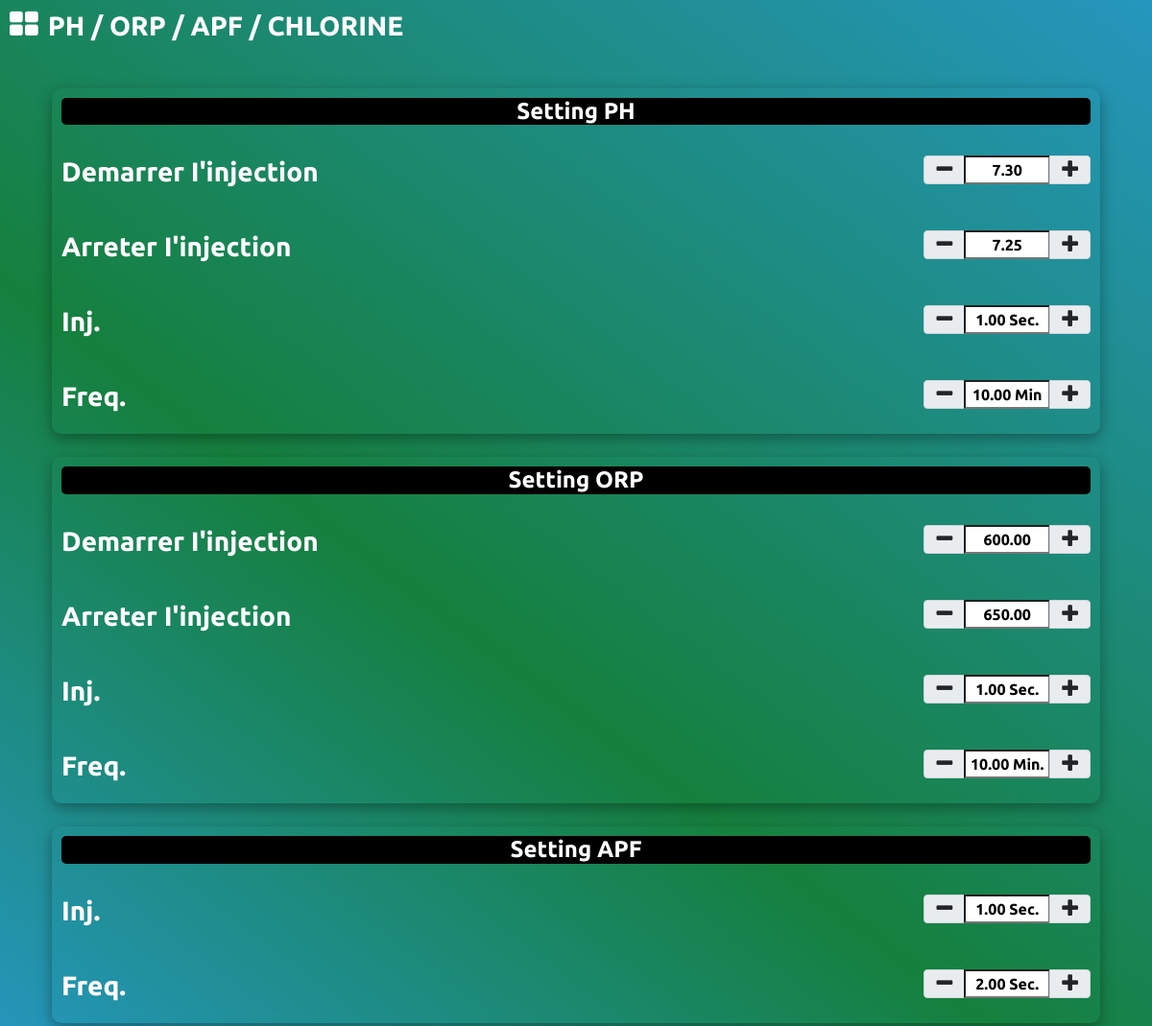
The app's page /index.php/admin/substance/substance_setting with its own data.
### tables this page shows
CREATE TABLE `substance` (
  `substance_id` int(1) NOT NULL AUTO_INCREMENT,
  `ph_set` double NOT NULL,
  `ph_lower` double NOT NULL,
  `ph_inj` double NOT NULL,
  `ph_freq` double NOT NULL,
  `orp_set` int(11) NOT NULL,
  `orp_lower` int(11) NOT NULL,
  `orp_inj` double NOT NULL,
  `orp_freq` double NOT NULL,
  `apf_set` double NOT NULL,
  `apf_lower` double NOT NULL,
  `apf_inj` double NOT NULL,
  `apf_freq` double NOT NULL,
  PRIMARY KEY (`substance_id`)
);

### application/controllers/admin/Substance.php (called while the page is built, shortened)
<?php class Substance extends CI_Controller
{
    private $path_server = "https://ultrabioozone.fr/";
    public function __construct()
    {
        $this->load->model('admin/Substance_model', 'Substance_model');
        $this->load->model('admin/Setting_model', 'Setting_model');
    }
    public function substance_setting()
    {
        $info = $this->Substance_model->get_substance();
        $setting_mode = $this->Setting_model->setting_mode();
        $online_setting = $this->Setting_model->get_online_setting();
        $machine_code = $this->Setting_model->get_machine_code();
        $options = $this->Setting_model->get_machine_option();
        $result = array(
            'path_file' => 'substance/setting',
            'menu_name' => 'PH / ORP / APF / CHLORINE',
            'info' => $info,
            'setting_mode' => $setting_mode,
            'online_setting' => $online_setting,
            'machine_code' => $machine_code,
            'path_server' => $this->path_server,
            'options' => $options
        );
        $this->load->view('admin/index', $result);
    }
}

### index.php (called while the page is built, shortened)
<?php
require_once BASEPATH.'core/CodeIgniter.php';

### application/models/admin/Setting_model.php (called while the page is built, shortened)
<?php class Setting_model extends CI_Model
{
    public function get_machine_option()
    {
        return $this->db->select('*')->from('machine_option')->get()->result();
    }
}

### application/models/admin/Substance_model.php (called while the page is built, shortened)
<?php class Substance_model extends CI_Model
{
    public function get_substance()
    {
        return $this->db->select('*')->from('substance')->get()->result();
    }
}

### application/views/admin/substance/setting.php (the view, shortened to what this page needs)
<div class="container mt-5 mb-4">
    <?php if ($options[0]->ph == 1) { ?>
        <div class="row">
            <div class="col-md-12">
                <div class="box-showing">
                    <div class="tab-header text-center">
                        <h4>Setting PH</h4>
                    </div>
                    <div class="row mt-3">
                        <div class="col-md-8 mt-3">
                            <h3>Demarrer I'injection</h3>
                        </div>
                        <div class="col-md-4 mt-3">
                            <div class="float-end">
                                <div class="input-group mb-3">
                                    <span class="input-group-text" id="basic-addon1" onclick="set_number_input('minus','ph_set','float')"><i class="fa fa-minus fa-lg"></i></span>
                                    <input type="text" aria-label="Username" id="ph_set" value="<?= number_format($info[0]->ph_set, 2) ?>" style="width: 90px; text-align : center">
                                    <span class="input-group-text" id="basic-addon2" onclick="set_number_input('plus','ph_set','float')"><i class="fa fa-plus fa-lg"></i></span>
                                </div>
                            </div>
                        </div>
                    </div>
                    <div class="row mt-3">
                        <div class="col-md-8 mt-3">
                            <h3>Arreter I'injection</h3>
                        </div>
                        <div class="col-md-4 mt-3">
                            <div class="float-end">
                                <div class="input-group mb-3">
                                    <span class="input-group-text" id="basic-addon1" onclick="set_number_input('minus','ph_lower','float')"><i class="fa fa-minus fa-lg"></i></span>
                                    <input type="text" aria-label="Username" id="ph_lower" value="<?= number_format($info[0]->ph_lower, 2) ?>" style="width: 90px; text-align : center">
                                    <span class="input-group-text" id="basic-addon2" onclick="set_number_input('plus','ph_lower','float')"><i class="fa fa-plus fa-lg"></i></span>
                                </div>
                            </div>
                        </div>
                    </div>
                    <div class="row mt-3">
                        <div class="col-md-8 mt-3">
                            <h3>Inj.</h3>
                        </div>
                        <div class="col-md-4 mt-3">
                            <div class="float-end">
                                <div class="input-group mb-3">
                                    <span class="input-group-text" id="basic-addon1" onclick="set_number_input_text('minus','ph_inj','int')"><i class="fa fa-minus fa-lg"></i></span>
                                    <input type="text" aria-label="Username" id="ph_inj" value="<?= number_format($info[0]->ph_inj, 2) ?> Sec." style="width: 90px; text-align : center">
                                    <span class="input-group-text" id="basic-addon2" onclick="set_number_input_text('plus','ph_inj','int')"><i class="fa fa-plus fa-lg"></i></span>
                                </div>
                            </div>
                        </div>
                    </div>
                    <div class="row mt-3">
                        <div class="col-md-8 mt-3">
                            <h3>Freq.</h3>
                        </div>
                        <div class="col-md-4 mt-3">
                            <div class="float-end">
                                <div class="input-group mb-3">
                                    <span class="input-group-text" id="basic-addon1" onclick="set_number_input_text('minus','ph_freq','int')"><i class="fa fa-minus fa-lg"></i></span>
                                    <input type="text" aria-label="Username" id="ph_freq" value="<?= number_format($info[0]->ph_freq, 2) ?> Min" style="width: 90px; text-align : center">
                                    <span class="input-group-text" id="basic-addon2" onclick="set_number_input_text('plus','ph_freq','int')"><i class="fa fa-plus fa-lg"></i></span>
                                </div>
                            </div>
                        </div>
                    </div>
                </div>
            </div>
        </div>
    <?php } ?>
    <?php if ($options[0]->orp == 1) { ?>
        <div class="row mt-4">
            <div class="col-md-12">
                <div class="box-showing">
                    <div class="tab-header text-center">
                        <h4>Setting ORP</h4>
                    </div>
                    <div class="row mt-3">
                        <div class="col-md-8 mt-3">
                            <h3>Demarrer I'injection</h3>
                        </div>
                        <div class="col-md-4 mt-3">
                            <div class="float-end">
                                <div class="input-group mb-3">
                                    <span class="input-group-text" id="basic-addon1" onclick="set_number_input('minus','orp_set','int')"><i class="fa fa-minus fa-lg"></i></span>
                                    <input type="text" aria-label="Username" id="orp_set" value="<?= number_format($info[0]->orp_set, 2) ?>" style="width: 90px; text-align : center">
                                    <span class="input-group-text" id="basic-addon2" onclick="set_number_input('plus','orp_set','int')"><i class="fa fa-plus fa-lg"></i></span>
                                </div>
                            </div>
                        </div>
                    </div>
                    <div class="row mt-3">
                        <div class="col-md-8 mt-3">
                            <h3>Arreter I'injection</h3>
                        </div>
                        <div class="col-md-4 mt-3">
                            <div class="float-end">
                                <div class="input-group mb-3">
                                    <span class="input-group-text" id="basic-addon1" onclick="set_number_input('minus','orp_lower','int')"><i class="fa fa-minus fa-lg"></i></span>
                                    <input type="text" aria-label="Username" id="orp_lower" value="<?= number_format($info[0]->orp_lower, 2) ?>" style="width: 90px; text-align : center">
                                    <span class="input-group-text" id="basic-addon2" onclick="set_number_input('plus','orp_lower','int')"><i class="fa fa-plus fa-lg"></i></span>
                                </div>
                            </div>
                        </div>
                    </div>
                    <div class="row mt-3">
                        <div class="col-md-8 mt-3">
                            <h3>Inj.</h3>
                        </div>
                        <div class="col-md-4 mt-3">
                            <div class="float-end">
                                <div class="input-group mb-3">
                                    <span class="input-group-text" id="basic-addon1" onclick="set_number_input_text('minus','orp_inj','int')"><i class="fa fa-minus fa-lg"></i></span>
                                    <input type="text" aria-label="Username" id="orp_inj" value="<?= number_format($info[0]->orp_inj, 2) ?> Sec." style="width: 90px; text-align : center">
                                    <span class="input-group-text" id="basic-addon2" onclick="set_number_input_text('plus','orp_inj','int')"><i class="fa fa-plus fa-lg"></i></span>
                                </div>
                            </div>
                        </div>
                    </div>
                    <div class="row mt-3">
                        <div class="col-md-8 mt-3">
                            <h3>Freq.</h3>
                        </div>
                        <div class="col-md-4 mt-3">
                            <div class="float-end">
                                <div class="input-group mb-3">
                                    <span class="input-group-text" id="basic-addon1" onclick="set_number_input_text('minus','orp_freq','int')"><i class="fa fa-minus fa-lg"></i></span>
                                    <input type="text" aria-label="Username" id="orp_freq" value="<?= number_format($info[0]->orp_freq, 2) ?> Min." style="width: 90px; text-align : center">
                                    <span class="input-group-text" id="basic-addon2" onclick="set_number_input_text('plus','orp_freq','int')"><i class="fa fa-plus fa-lg"></i></span>
                                </div>
                            </div>
                        </div>
                    </div>
                </div>
            </div>
        </div>
    <?php } ?>
    <?php if ($options[0]->apf == 1) { ?>
        <div class="row mt-4">
            <div class="col-md-12">
                <div class="box-showing">
                    <div class="tab-header text-center">
                        <h4>Setting APF</h4>
                    </div>
                    <div class="row mt-3">
                        <div class="col-md-8 mt-3">
                            <h3>Inj.</h3>
                        </div>
                        <div class="col-md-4 mt-3">
                            <div class="float-end">
                                <div class="input-group mb-3">
                                    <span class="input-group-text" id="basic-addon1" onclick="set_number_input_text('minus','apf_inj','float')"><i class="fa fa-minus fa-lg"></i></span>
                                    <input type="text" aria-label="Username" id="apf_inj" value="<?= number_format($info[0]->apf_inj, 2) ?> Sec." style="width: 90px; text-align : center">
                                    <span class="input-group-text" id="basic-addon2" onclick="set_number_input_text('plus','apf_inj','float')"><i class="fa fa-plus fa-lg"></i></span>
                                </div>
                            </div>
                        </div>
                    </div>
                    <div class="row mt-3">
                        <div class="col-md-8 mt-3">
                            <h3>Freq.</h3>
                        </div>
                        <div class="col-md-4 mt-3">
                            <div class="float-end">
                                <div class="input-group mb-3">
                                    <span class="input-group-text" id="basic-addon1" onclick="set_number_input_text('minus','apf_freq','float')"><i class="fa fa-minus fa-lg"></i></span>
                                    <input type="text" aria-label="Username" id="apf_freq" value="<?= number_format($info[0]->apf_freq, 2) ?> Sec." style="width: 90px; text-align : center">
                                    <span class="input-group-text" id="basic-addon2" onclick="set_number_input_text('plus','apf_freq','float')"><i class="fa fa-plus fa-lg"></i></span>
                                </div>
                            </div>
                        </div>
                    </div>
                </div>
            </div>
        </div>
    <?php } ?>
</div>

### assets/css/style.css (style rules this page uses)
body { font-family: ubuntu; margin: auto; background: rgb(37,150,190); background: linear-gradient(37deg, rgba(37,150,190,1) 0%, rgba(9,121,51,0.9486388305322129) 40%, rgba(37,150,190,1) 100%); color: white; background-repeat: no-repeat; background-attachment: fixed; }
.box-showing { box-shadow: rgba(0, 0, 0, 0.35) 0px 5px 15px; padding: 10px; border-radius: 10px; }
.tab-header { background-color: black; border-radius: 5px; }

### records on screen
substance: ph_set "7.30", ph_lower "7.25", ph_inj "1.00 Sec.", ph_freq "10.00 Min", orp_set "600.00", orp_lower "650.00", orp_inj "1.00 Sec.", orp_freq "10.00 Min.", apf_inj "1.00 Sec.", apf_freq "2.00 Sec."

### other values on screen
$menu_name "PH / ORP / APF / CHLORINE"
